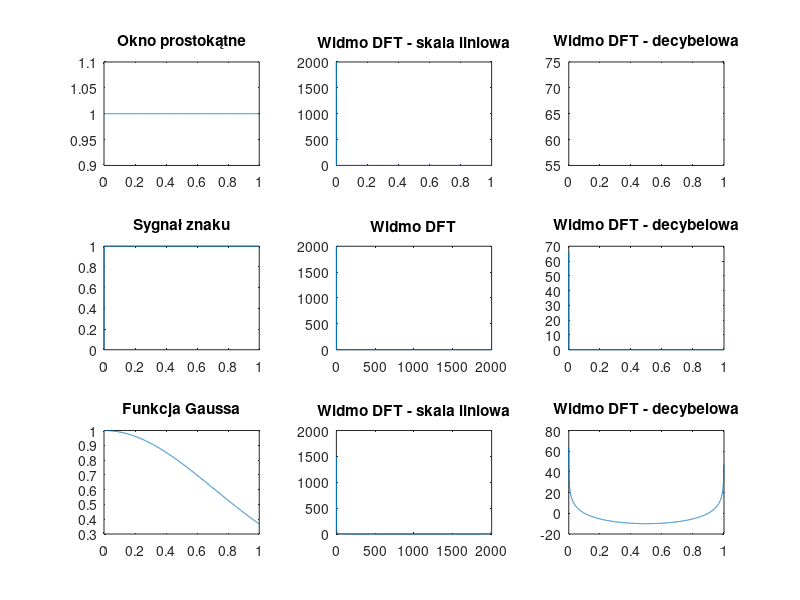
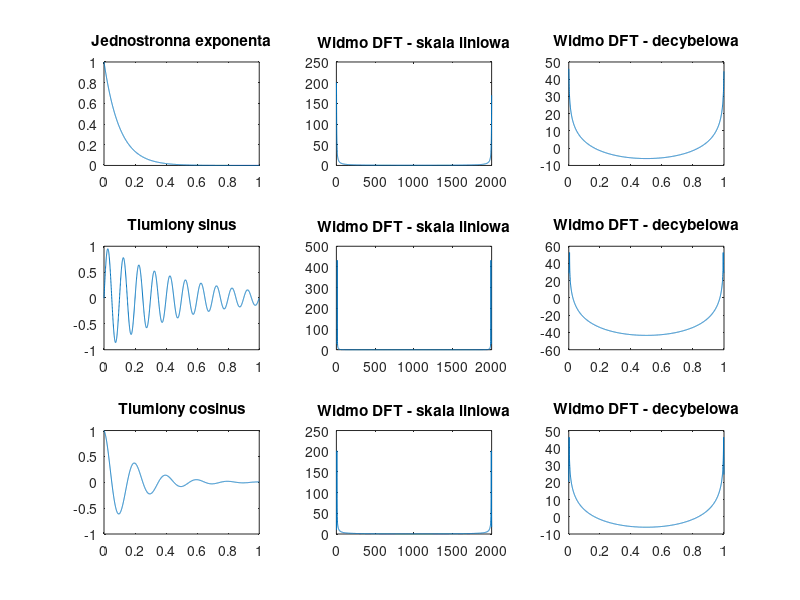

MATLAB code for these plots, in order:
close all;
clear all;

N = 2000;
fpr = 2000;
dt = 1/fpr;
t = dt * (0:N-1);



%sygnał okna prostokątnego
okno = boxcar(N)';
oknoFFT = fft(okno);

%sygnał znaku
znak = sign(t);
znakFFt = fft(znak);

%sygnał gaussa
gauss = exp(-t.^2);
gaussFFT = fft(gauss);

%jednostronna eksponenta
exponenta = exp(-10 * t);
exponentaFFT = fft(exponenta);

%tlumiony sinus
sinus  = exp(-2 * t) .* sin(2 * pi * 10 * t);
sinusFFT = fft(sinus);


%tlumiony cosinus
cosinus = exp(-5 * t) .* cos(2 * pi * 5 * t);
cosinusFFT = fft(cosinus);

figure;
subplot(331);plot(t,okno);title("Okno prostokątne");
subplot(332);plot(t, abs(oknoFFT));title('Widmo DFT - skala liniowa')
subplot(333);plot(t, 20*log10( abs(oknoFFT)));title('Widmo DFT - decybelowa')


subplot(334);plot(t,znak);title("Sygnał znaku");
subplot(335);plot(abs(znakFFt));title('Widmo DFT')
subplot(336);plot(t, 20*log10( abs(znakFFt)));title('Widmo DFT - decybelowa')


subplot(337);plot(t,gauss);title("Funkcja Gaussa");
subplot(338);plot(abs(gaussFFT));title('Widmo DFT - skala liniowa')
subplot(339);plot(t, 20*log10( abs(gaussFFT)));title('Widmo DFT - decybelowa')


figure;
subplot(331);plot(t,exponenta);title("Jednostronna exponenta");
subplot(332);plot(abs(exponentaFFT));title('Widmo DFT - skala liniowa')
subplot(333);plot(t, 20*log10( abs(exponentaFFT)));title('Widmo DFT - decybelowa')


subplot(334);plot(t,sinus);title("Tlumiony sinus");
subplot(335);plot(abs(sinusFFT));title('Widmo DFT - skala liniowa')
subplot(336);plot(t, 20*log10( abs(sinusFFT)));title('Widmo DFT - decybelowa')


subplot(337);plot(t,cosinus);title("Tlumiony cosinus");
subplot(338);plot(abs(cosinusFFT));title('Widmo DFT - skala liniowa')
subplot(339);plot(t, 20*log10( abs(cosinusFFT)));title('Widmo DFT - decybelowa')

